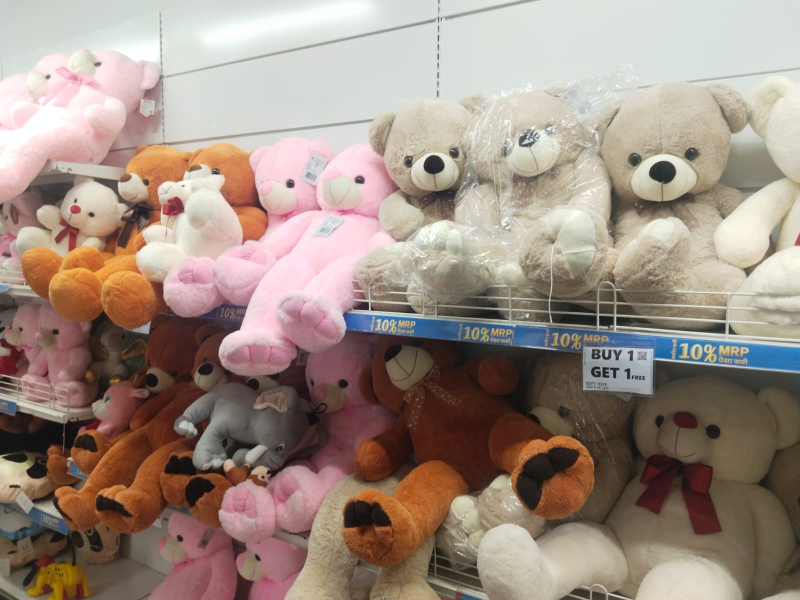
#> input picture image_1.jpeg, 1600 x 1200 px (shown at 1/2 size)
$ jupyter execute --allow-errors 7_B1_TA_2_Mini_Project.ipynb   (shell and % lines are left out)
#> lines starting #> are read from the running program, lines starting #| are printed output that depends on the picture
#**CV MINI PROJECT**

**NAME:** Maithili Lokhande

**BATCH:** B1

**ROLL NO:** 7

#Task 1: Background Replacement

[cell 1]
import cv2
import numpy as np

def change_background(image_path, background_paths):
    # Load the image
    img = cv2.imread(image_path)
    mask = np.zeros(img.shape[:2], np.uint8)
    # Define the background and foreground models
    bgd_model = np.zeros((1, 65), np.float64)
    fgd_model = np.zeros((1, 65), np.float64)
    # Define the rectangle around the object
    rect = (10, 10, img.shape[1] - 10, img.shape[0] - 10)
    # Apply GrabCut algorithm
    cv2.grabCut(img, mask, rect, bgd_model, fgd_model, 5, cv2.GC_INIT_WITH_RECT)
    mask2 = np.where((mask == 2) | (mask == 0), 0, 1).astype('uint8')
    img_foreground = img * mask2[:, :, np.newaxis]
    print("Choose a background:")
    for i, path in enumerate(background_paths):
        print(f"{i + 1}: {path}")
    choice = int(input("Enter the number of your chosen background: ")) - 1
    background = cv2.imread(background_paths[choice])
    background = cv2.resize(background, (img.shape[1], img.shape[0]))
    final_img = background * (1 - mask2[:, :, np.newaxis]) + img_foreground
    from google.colab.patches import cv2_imshow
    cv2_imshow(final_img.astype(np.uint8))
background_options = ['Cafe.png', 'Beach.png', 'Mountains.png', 'Office background.jpg', 'Plain color background.png']
#> (the rest of this cell did not finish here and is left out)

[cell 2]
import cv2
import numpy as np
from rembg import remove
from PIL import Image
from google.colab.patches import cv2_imshow
def change_background(image_path, background_paths):
    foreground = Image.open(image_path).convert("RGBA")
    foreground = remove(foreground) #Remove background
    foreground = np.array(foreground)
    alpha_channel = foreground[:, :, 3] / 255.0
    #background options
    print("Choose a background:")
    for i, path in enumerate(background_paths):
        print(f"{i + 1}: {path}")
    try:
        choice = int(input("Enter the number of your chosen background: ")) - 1
        if choice < 0 or choice >= len(background_paths):
            raise ValueError("Invalid choice. Exiting.")
    except ValueError as e:
        print(e)
        return
    background = cv2.imread(background_paths[choice])
    if background is None:
        print("Error: Selected background image not found.")
        return
    background = cv2.cvtColor(background, cv2.COLOR_BGR2RGB)  # Convert to RGB
    background = cv2.resize(background, (foreground.shape[1], foreground.shape[0]))
    background = background.astype(float) / 255.0
    foreground_rgb = foreground[:, :, :3].astype(float) / 255.0
    blended = (foreground_rgb * alpha_channel[:, :, None]) + (background * (1 - alpha_channel[:, :, None]))
    blended = (blended * 255).astype(np.uint8)
    cv2_imshow(cv2.cvtColor(blended, cv2.COLOR_RGB2BGR))
background_options = ['Cafe.png', 'Beach.png', 'Mountains.png', 'Office background.jpg', 'Plain color background.png']
#> (the rest of this cell did not finish here and is left out)

#**CONCLUSION of Task 1**

Initially, I used GrabCut for background removal, but it required manual tuning and struggled with complex edges, often leaving artifacts. To improve accuracy and automation, I switched to rembg, which leverages deep learning for cleaner segmentation. By fine-tuning parameters and applying alpha blending, I achieved smoother integration between the subject and the new background, eliminating harsh edges and improving realism.

Additionally, I have also developed CleatCutAI, a project inspired by Google Meet’s virtual background feature. It allows users to upload videos and change backgrounds dynamically, ensuring high-quality edge detection and seamless blending.

#Task 2: Implement the SIFT algorithm to detect and match key points between two images.

[cell 3]
import cv2
import numpy as np
import matplotlib.pyplot as plt
img1 = cv2.imread('image_1.jpeg')
#> img1 is the input picture: shape (1200, 1600, 3); mean B, G, R 130.2, 141.2, 158.3
img2 = cv2.imread('image_2.jpeg')
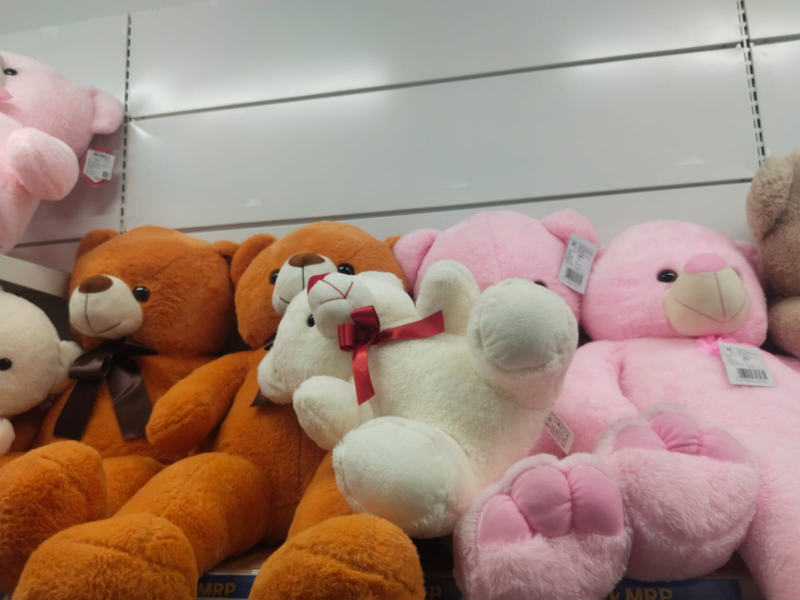
#> input picture image_2.jpeg, 1600 x 1200 px (shown at 1/2 size)
#> img2 is the input picture: shape (1200, 1600, 3); mean B, G, R 122.4, 135.4, 162
# Convert to grayscale
gray1 = cv2.cvtColor(img1, cv2.COLOR_BGR2GRAY)
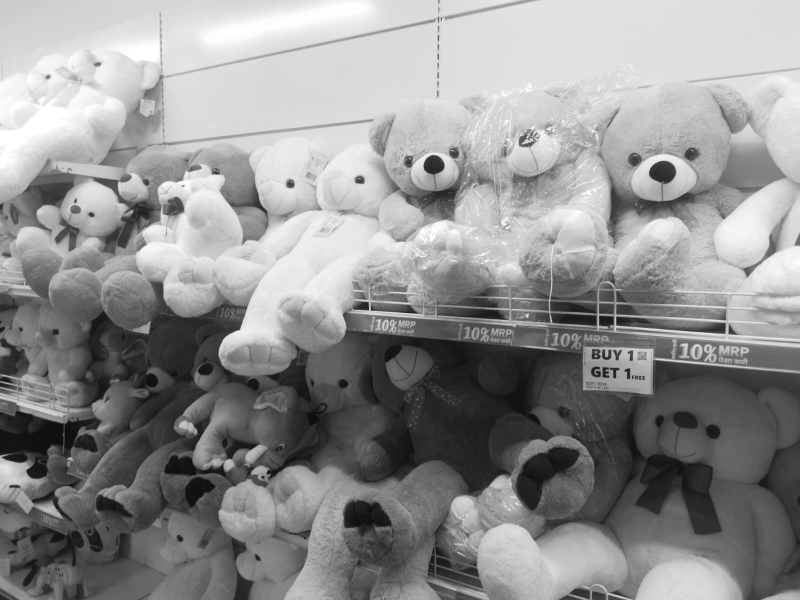
#> gray1: shape (1200, 1600) (shown at 1/2 size); min 8, max 255, mean 145.1
gray2 = cv2.cvtColor(img2, cv2.COLOR_BGR2GRAY)
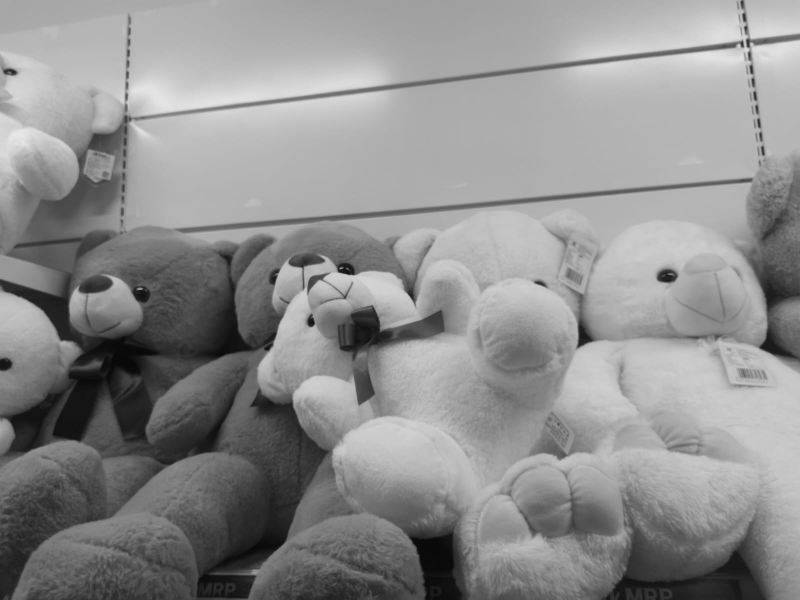
#> gray2: shape (1200, 1600) (shown at 1/2 size); min 7, max 233, mean 141.9
#sift
sift = cv2.SIFT_create()

kp1, des1 = sift.detectAndCompute(gray1, None)
#> kp1 = 4165 keypoints; strongest (x, y, size): (867, 330, 23.4), (580, 368, 11), (720, 360, 12), (1102, 642, 2.5)
kp2, des2 = sift.detectAndCompute(gray2, None)
#> kp2 = 701 keypoints; strongest (x, y, size): (1333, 552, 22.2), (1169, 674, 21.6), (725, 665, 66.8), (26, 144, 9.5)
#Use BFMatcher to match
bf = cv2.BFMatcher(cv2.NORM_L2, crossCheck=True)
matches = bf.match(des1, des2)
#> matches = 384 matches
#Sort matches based on distance
matches = sorted(matches, key=lambda x: x.distance)
# Draw top 50 matches (on color images)
img_matches = cv2.drawMatches(img1, kp1, img2, kp2, matches[:50], None, flags=cv2.DrawMatchesFlags_NOT_DRAW_SINGLE_POINTS)
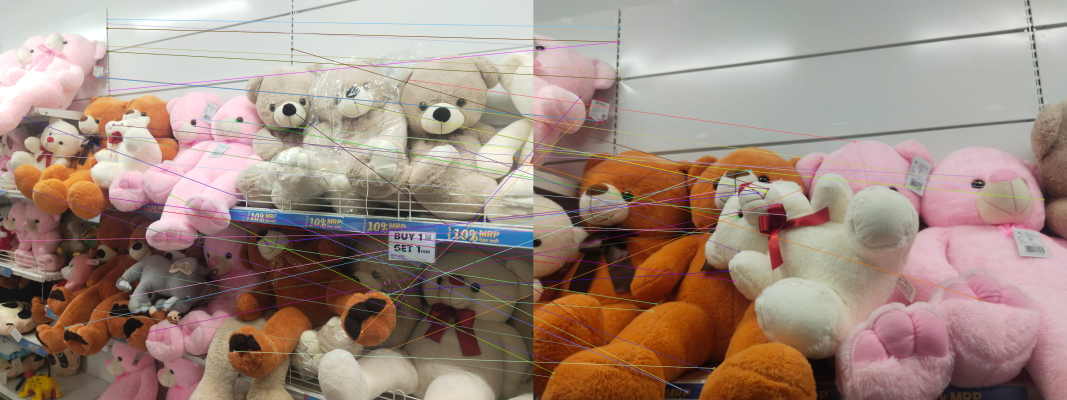
#> img_matches: shape (1200, 3200, 3) (shown at 1/3 size); mean B, G, R 127.1, 138.4, 160
plt.figure(figsize=(12, 6))
plt.imshow(cv2.cvtColor(img_matches, cv2.COLOR_BGR2RGB))
plt.axis('off')
plt.show()

[cell 4]
import cv2
import numpy as np
import matplotlib.pyplot as plt
img1 = cv2.imread('image_1.jpeg')
img2 = cv2.imread('image_2.jpeg')
# Convert to grayscale
gray1 = cv2.cvtColor(img1, cv2.COLOR_BGR2GRAY)
gray2 = cv2.cvtColor(img2, cv2.COLOR_BGR2GRAY)
#sift
sift = cv2.SIFT_create()
kp1, des1 = sift.detectAndCompute(gray1, None)
kp2, des2 = sift.detectAndCompute(gray2, None)
# Use FLANN Matcher for better performance
FLANN_INDEX_KDTREE = 1
index_params = dict(algorithm=FLANN_INDEX_KDTREE, trees=5)
search_params = dict(checks=50)

flann = cv2.FlannBasedMatcher(index_params, search_params)
#find matches using KNN
matches = flann.knnMatch(des1, des2, k=2)
#> matches = 4165 matches
good_matches = []
for m, n in matches:
    if m.distance < 0.7 * n.distance:  # Lowe’s ratio test
        good_matches.append(m)
#> after the loop, good_matches = 67 matches
if len(good_matches) > 10:
    src_pts = np.float32([kp1[m.queryIdx].pt for m in good_matches]).reshape(-1, 1, 2)
#> src_pts = 67 rows, first 8: [17, 972.3], [55.7, 1142.1], [92.02, 147.9], [95.94, 153.8], [155.4, 400.7], [195.4, 983.5], [200.5, 984.9], [244.9, 414.8]
    dst_pts = np.float32([kp2[m.trainIdx].pt for m in good_matches]).reshape(-1, 1, 2)
#> dst_pts = 67 rows, first 8: [1355.9, 560.4], [677.4, 589.8], [1321.1, 528.6], [1333.2, 552], [1321.1, 528.6], [651.6, 510.9], [275.3, 759], [139.8, 699.2]
    matrix, mask = cv2.findHomography(src_pts, dst_pts, cv2.RANSAC, 5.0)
#> matrix = [[-0.228, -2.81, 1159.3], [-0.11, -1.37, 566.5], [-0.000195, -0.00242, 1]]; mask = 67 values, max 1 at index 42, min 0 at index 0, mean 0.119
    matchesMask = mask.ravel().tolist()
#> matchesMask has the same summary as mask
else:
    matchesMask = None
#Draw only inliers
draw_params = dict(matchColor=(0, 255, 0),#Green for correct matches
                   singlePointColor=None,
                   matchesMask=matchesMask,
                   flags=2)
#> draw_params = 4 items
img_matches = cv2.drawMatches(img1, kp1, img2, kp2, good_matches, None, **draw_params)
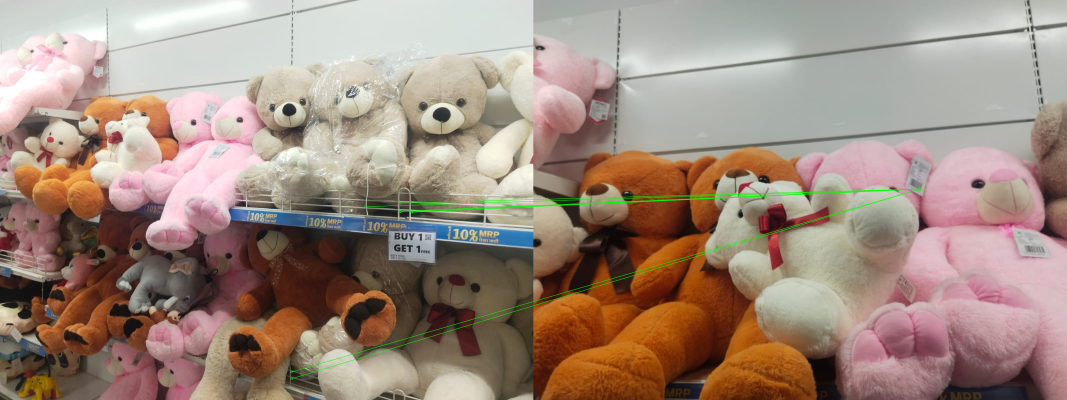
#> img_matches: shape (1200, 3200, 3) (shown at 1/3 size); mean B, G, R 125.9, 138.8, 159.6
plt.figure(figsize=(12, 6))
plt.imshow(cv2.cvtColor(img_matches, cv2.COLOR_BGR2RGB))
plt.axis('off')
plt.show()

#**CONCLUSION of Task 2**

The updated approach enhances feature matching by replacing the brute-force method with FLANN, making it faster and more efficient. It also applies Lowe’s Ratio Test to filter out weak matches, ensuring only strong feature correspondences are retained. Additionally, homography estimation with RANSAC helps eliminate outliers, improving the reliability of detected matches. As a result, the modified code produces more accurate and visually meaningful feature matches while optimizing performance, making it ideal for object recognition and image alignment tasks.

#Task 3: Implement the Harris corner detector to find and visualize corners in a grayscale image.

[cell 5]
import cv2
import numpy as np
import matplotlib.pyplot as plt
#grayscale
img = cv2.imread('me.jpeg', cv2.IMREAD_GRAYSCALE)
#convert to float32 for Harris corner detection
img_float = np.float32(img)
#> img_float = nan
#apply Harris Corner Detector
#> (the rest of this cell did not finish here and is left out)
